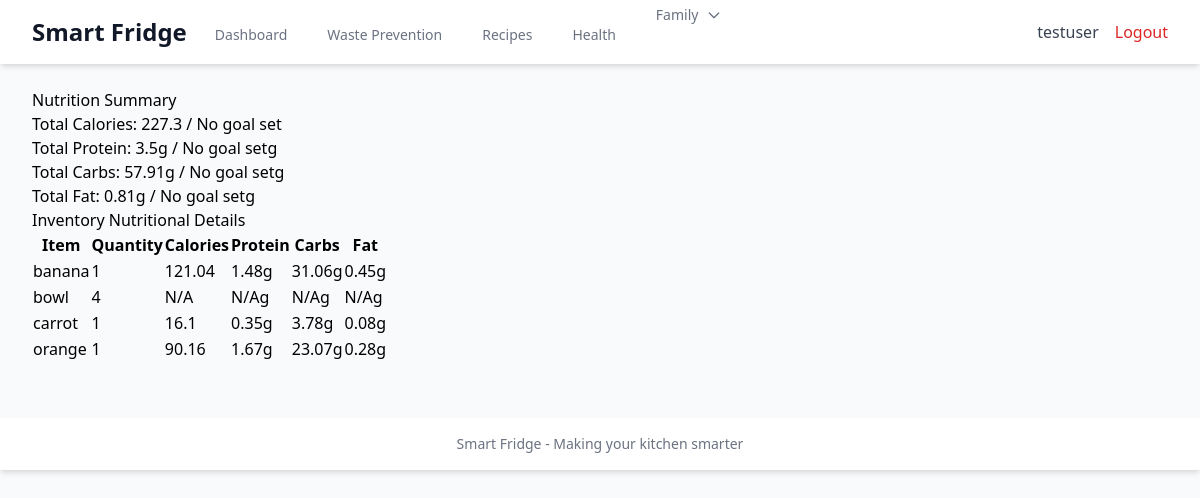
Page /nutrition_summary (signed in) on the committed database.
### src/models.py (models this page shows, shortened)
class User(UserMixin, db.Model):
    id = db.Column(db.Integer, primary_key=True)
    username = db.Column(db.String(64), unique=True, nullable=False)
    password_hash = db.Column(db.String(128))
    email = db.Column(db.String(120), unique=True, nullable=True)  # Added email field
    dietary_preference = db.Column(db.String(64))
    calorie_goal = db.Column(db.Integer)
    protein_goal = db.Column(db.Integer)
    carb_goal = db.Column(db.Integer)
    fat_goal = db.Column(db.Integer)
    @property
    def families(self):
        return [membership.family for membership in self.memberships]

### src/main.py (the view)
@app.route('/nutrition_summary')
@login_required
def nutrition_summary():
    inventory = inventory_manager.get_inventory(current_user.id)
    total_nutrition = inventory_manager.get_total_nutrition(current_user.id)
    return render_template('nutrition_summary.html',
                           nutrition=total_nutrition,
                           inventory=inventory)

### src/inventory/inventory_manager.py (called while the page is built, shortened)
    def get_inventory(self, user_id, date=None):
        if date is None:
            return self.inventories.get(str(user_id), {})

    def get_total_nutrition(self, user_id):
        inventory = self.get_inventory(user_id)
        total_nutrition = {
            'calories': 0,
            'protein': 0,
            'carbs': 0,
            'fat': 0
        }
        for item, details in inventory.items():
            if details.get('nutritional_info'):
                nutrition = details['nutritional_info']
                quantity = details['quantity']
                total_nutrition['calories'] += nutrition.get('nf_calories', 0) * quantity
                total_nutrition['protein'] += nutrition.get('nf_protein', 0) * quantity
                total_nutrition['carbs'] += nutrition.get('nf_total_carbohydrate', 0) * quantity
                total_nutrition['fat'] += nutrition.get('nf_total_fat', 0) * quantity
        return total_nutrition

### src/main.py (called while the page is built)
@login_manager.user_loader
def load_user(user_id):
    if user_id.isdigit():
        return db.session.get(User, int(user_id))
    else:
        return User.query.filter_by(username=user_id).first()

### src/templates/nutrition_summary.html (shortened to what this page needs)
{% extends "base.html" %}
{% block content %}
<h2>Nutrition Summary</h2>
<div class="nutrition-summary">
    <p>Total Calories: {{ nutrition.calories|round(2) }} / {{ current_user.calorie_goal or 'No goal set' }}</p>
    <p>Total Protein: {{ nutrition.protein|round(2) }}g / {{ current_user.protein_goal or 'No goal set' }}g</p>
    <p>Total Carbs: {{ nutrition.carbs|round(2) }}g / {{ current_user.carb_goal or 'No goal set' }}g</p>
    <p>Total Fat: {{ nutrition.fat|round(2) }}g / {{ current_user.fat_goal or 'No goal set' }}g</p>
</div>
<h3>Inventory Nutritional Details</h3>
<table>
    <tr>
        <th>Item</th>
        <th>Quantity</th>
        <th>Calories</th>
        <th>Protein</th>
        <th>Carbs</th>
        <th>Fat</th>
    </tr>
    {% for item, details in inventory.items() %}
    <tr>
        <td>{{ item }}</td>
        <td>{{ details.quantity }}</td>
        <td>{{ details.nutritional_info.nf_calories|round(2) if details.nutritional_info else 'N/A' }}</td>
        <td>{{ details.nutritional_info.nf_protein|round(2) if details.nutritional_info else 'N/A' }}g</td>
        <td>{{ details.nutritional_info.nf_total_carbohydrate|round(2) if details.nutritional_info else 'N/A' }}g</td>
        <td>{{ details.nutritional_info.nf_total_fat|round(2) if details.nutritional_info else 'N/A' }}g</td>
    </tr>
    {% endfor %}
</table>
{% endblock %}

### src/templates/base.html (shortened to what this page needs)
<!DOCTYPE html>
<html lang="en">
<head>
    <link href="https://cdn.jsdelivr.net/npm/tailwindcss@2.2.19/dist/tailwind.min.css" rel="stylesheet">
</head>
<body class="bg-gray-50">
    <header class="bg-white shadow-md">
        <nav class="max-w-7xl mx-auto px-4 sm:px-6 lg:px-8">
            <div class="flex justify-between h-16">
                <div class="flex">
                    <div class="flex-shrink-0 flex items-center">
                        <h1 class="text-2xl font-bold text-gray-900">Smart Fridge</h1>
                    </div>
                    <div class="hidden sm:ml-6 sm:flex sm:space-x-8">
                        <a href="{{ url_for('home') }}" class="nav-link">Dashboard</a>
                        <a href="{{ url_for('waste_prevention_dashboard') }}" class="nav-link">Waste Prevention</a>
                        <a href="{{ url_for('advanced_recipe_search') }}" class="nav-link">Recipes</a>
                        <a href="{{ url_for('health_dashboard') }}" class="nav-link">Health</a>
{% if current_user.is_authenticated %}
<div class="relative inline-block text-left" x-data="{ open: false }">
    <button @click="open = !open" class="inline-flex items-center nav-link">
        <span>Family</span>
        <svg class="ml-2 h-4 w-4" fill="none" stroke="currentColor" viewBox="0 0 24 24">
            <path stroke-linecap="round" stroke-linejoin="round" stroke-width="2" d="M19 9l-7 7-7-7"></path>
        </svg>
    </button>
</div>
{% endif %}
                    </div>
                </div>
                <div class="flex items-center">
                    {% if current_user.is_authenticated %}
                        <span class="text-gray-700 mr-4">{{ current_user.username }}</span>
                        <a href="{{ url_for('logout') }}" class="text-red-600 hover:text-red-800">Logout</a>
                    {% else %}
                        <a href="{{ url_for('login') }}" class="text-blue-600 hover:text-blue-800">Login</a>
                    {% endif %}
                </div>
            </div>
        </nav>
    </header>
    <main class="max-w-7xl mx-auto py-6 sm:px-6 lg:px-8">
        {% block content %}
        {% endblock %}
    </main>
    <footer class="bg-white shadow-md mt-8">
        <div class="max-w-7xl mx-auto py-4 px-4 sm:px-6 lg:px-8">
            <p class="text-center text-gray-500 text-sm">
                Smart Fridge - Making your kitchen smarter
            </p>
        </div>
    </footer>
</body>
</html>

### src/templates/base.html (style rules this page uses)
.nav-link { display: inline-flex; align-items: center; padding-left: 0.25rem; padding-right: 0.25rem; padding-top: 0.25rem; font-size: 0.875rem; font-weight: 500; color: rgb(107, 114, 128); }

### rows in the picture
User: username "testuser", calorie_goal "No goal set", protein_goal "No goal set", carb_goal "No goal set", fat_goal "No goal set"

### other values in the picture
{{ nutrition.calories|round(2) }} "227.3"
{{ nutrition.protein|round(2) }} "3.5"
{{ nutrition.carbs|round(2) }} "57.91"
{{ nutrition.fat|round(2) }} "0.81"
{{ item }} "banana" "bowl" "carrot" "orange"
{{ details.quantity }} "1" "4" "1" "1"
